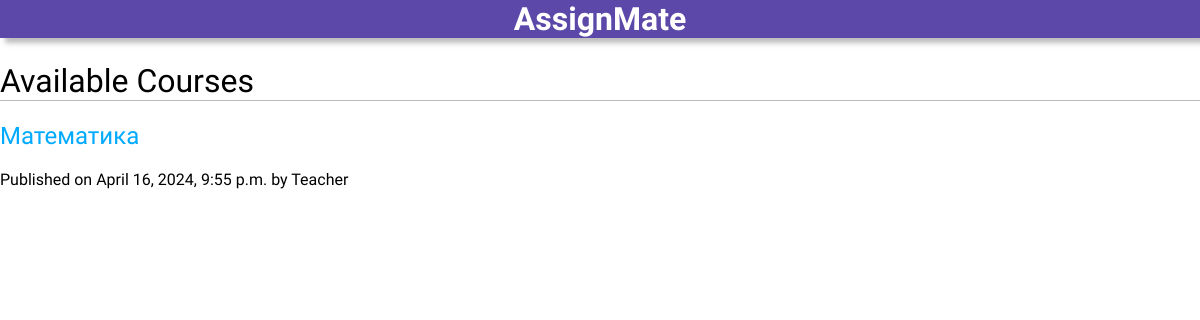
Page / (signed in) on the earlier database version.
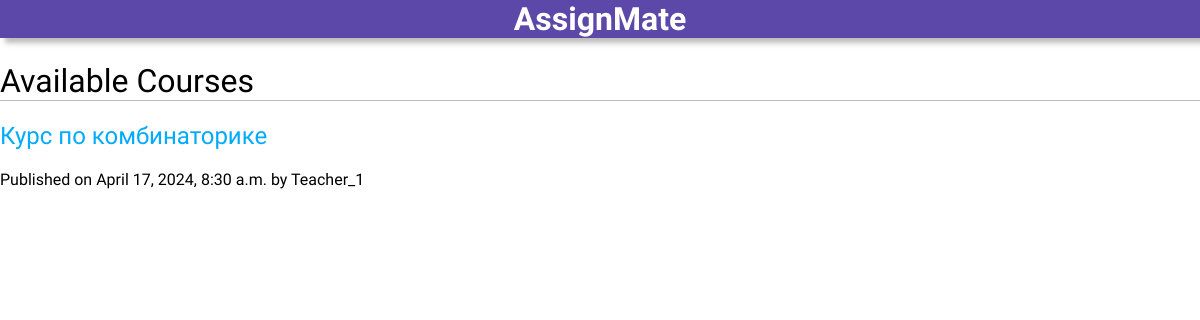
Same page on the later database version.
### assign/models.py (models this page shows, shortened)
class Course(models.Model):
    class Status(models.TextChoices):
        DRAFT = 'DF', 'Draft'
        PUBLISHED = 'PB', 'Published'
    title = models.CharField(max_length=250)
    slug = models.SlugField(max_length=250,
                            unique_for_month="publish")
    creator = models.ForeignKey(
        User,
        on_delete=models.CASCADE,
        related_name='created_courses',  # Уникальное имя для обратной связи
        limit_choices_to={'profile__role': 'teacher'},
        null=True,
        blank=True
    )
    publish = models.DateTimeField(default=timezone.now)  # поле дата публикации
    status = models.CharField(max_length=2,
                              choices=Status.choices,
                              default=Status.DRAFT)
    class Meta:  # класс определяет метаданные модели.
        ordering = ['-publish']  # сортировка
        indexes = [
            models.Index(fields=['-publish']),  # индексация
        ]

### assign/views.py (the view)
# urls.py: path('', views.courses_list,
@login_required
def courses_list(request):
    if is_teacher(request.user):
        courses = Course.objects.filter(creator=request.user)
    else:
        courses = Course.objects.filter(enrollments__student=request.user)
    return render(request, 'assign/course/list.html', {'courses': courses})

### assign/views.py (called while the page is built)
def is_teacher(user):
    return hasattr(user, 'profile') and user.profile.role == 'teacher'

### templates/assign/course/list.html (shortened to what this page needs)
{% extends "assign/base.html" %}
{% load assign_tags %}
{% block content %}
    <h1>Available Courses</h1>
    {% for course in courses %}
        <div>
            <h2><a href="{% url 'assign:course_detail' pk=course.id %}">{{ course.title }}</a></h2>
            <p>Published on {{ course.publish }} by {{ course.creator }}</p>
        </div>
    {% empty %}
        <p>No courses available.</p>
    {% endfor %}
{% endblock %}

Differences in the rows shown:
removed Course: title "Математика", publish "April 16, 2024, 9:55 p.m.", creator "Teacher"
added Course: title "Курс по комбинаторике", publish "April 17, 2024, 8:30 a.m.", creator "Teacher_1"
